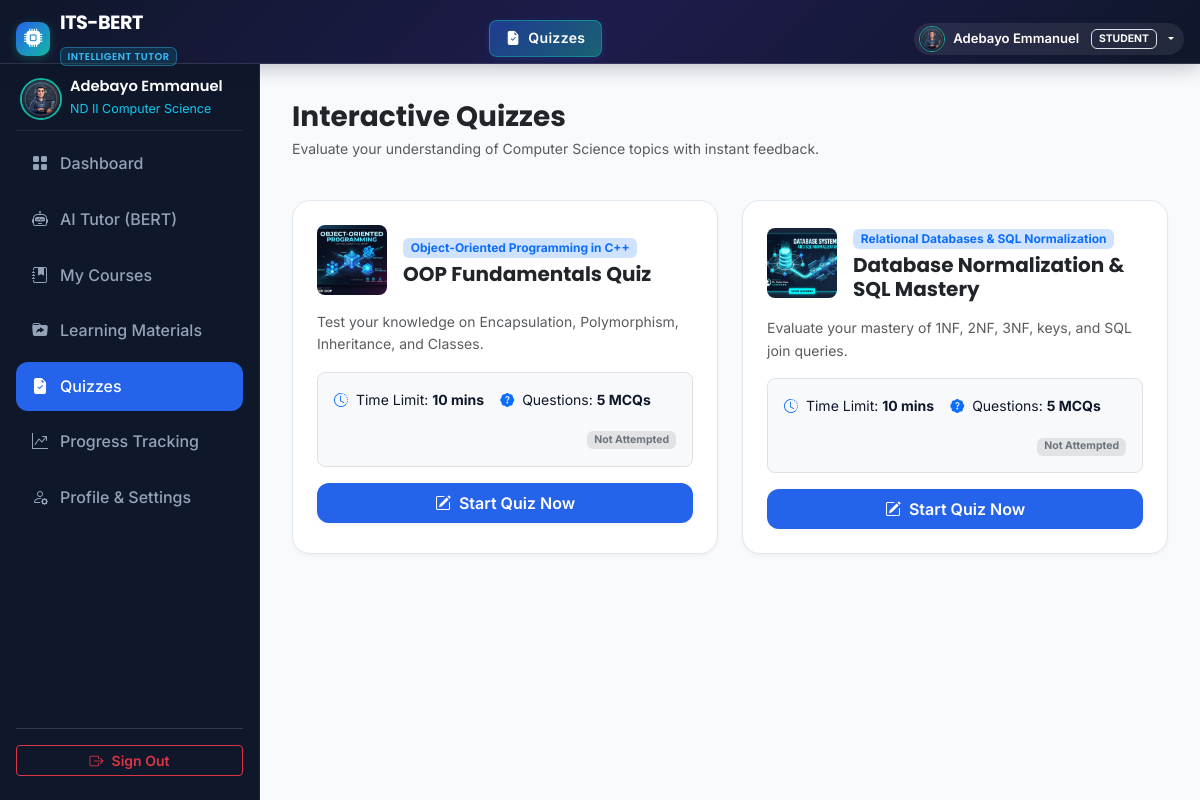
Screenshot of /quizzes.php (signed in) with the database file from the repository.
### tables this page shows
CREATE TABLE `students` (
  `id` INT AUTO_INCREMENT PRIMARY KEY,
  `user_id` INT NOT NULL,
  `student_id_code` VARCHAR(50) NOT NULL UNIQUE,
  `phone` VARCHAR(20) DEFAULT NULL,
  `department` VARCHAR(100) DEFAULT 'Computer Science',
  `created_at` DATETIME DEFAULT CURRENT_TIMESTAMP,
  FOREIGN KEY (`user_id`) REFERENCES `users`(`id`) ON DELETE CASCADE
);

CREATE TABLE `users` (
  `id` INT AUTO_INCREMENT PRIMARY KEY,
  `name` VARCHAR(100) NOT NULL,
  `email` VARCHAR(120) NOT NULL UNIQUE,
  `password` VARCHAR(255) NOT NULL,
  `role` ENUM('student', 'admin') NOT NULL DEFAULT 'student',
  `avatar` VARCHAR(255) DEFAULT NULL,
  `created_at` DATETIME DEFAULT CURRENT_TIMESTAMP
);

CREATE TABLE `quizzes` (
  `id` INT AUTO_INCREMENT PRIMARY KEY,
  `course_id` INT NOT NULL,
  `title` VARCHAR(150) NOT NULL,
  `description` TEXT DEFAULT NULL,
  `time_limit_mins` INT DEFAULT 10,
  `total_questions` INT DEFAULT 5,
  `created_at` DATETIME DEFAULT CURRENT_TIMESTAMP,
  FOREIGN KEY (`course_id`) REFERENCES `courses`(`id`) ON DELETE CASCADE
);

CREATE TABLE `courses` (
  `id` INT AUTO_INCREMENT PRIMARY KEY,
  `subject_id` INT DEFAULT NULL,
  `title` VARCHAR(150) NOT NULL,
  `code` VARCHAR(30) NOT NULL UNIQUE,
  `description` TEXT NOT NULL,
  `category` VARCHAR(50) NOT NULL DEFAULT 'Computer Science',
  `image` VARCHAR(255) DEFAULT 'course_oop.jpg',
  `instructor` VARCHAR(100) DEFAULT 'Dr. O. A. Bello',
  `total_lessons` INT DEFAULT 5,
  `created_at` DATETIME DEFAULT CURRENT_TIMESTAMP,
  FOREIGN KEY (`subject_id`) REFERENCES `subjects`(`id`) ON DELETE SET NULL
);

### config/auth.php (called while the page is built, shortened)
<?php
function is_logged_in() {
    return isset($_SESSION['user_id']) && !empty($_SESSION['user_id']);
}
function get_logged_user() {
    global $pdo;
    $userId = $_SESSION['user_id'];
    if (isset($pdo)) {
        try {
            $stmt = $pdo->prepare("SELECT u.*, s.id as student_id, s.student_id_code, a.id as admin_id FROM users u LEFT JOIN students s ON u.id = s.user_id LEFT JOIN admins a ON u.id = a.user_id WHERE u.id = ?");
            $stmt->execute([$userId]);
            $user = $stmt->fetch();
            if ($user) {
                return [
                    'id' => $user['id'],
                    'name' => $user['name'],
                    'email' => $user['email'],
                    'role' => $user['role'],
                    'avatar' => $user['avatar'] ?? null,
                    'student_id' => $user['student_id'] ?? null,
                    'student_code' => $user['student_id_code'] ?? null,
                    'admin_id' => $user['admin_id'] ?? null
                ];
            }
        } catch (Exception $e) {
        }
    }
    return [
        'id' => $_SESSION['user_id'],
        'name' => $_SESSION['user_name'] ?? $_SESSION['name'] ?? 'User',
        'email' => $_SESSION['user_email'] ?? $_SESSION['email'] ?? '',
        'role' => $_SESSION['user_role'] ?? $_SESSION['role'] ?? 'student',
        'avatar' => $_SESSION['user_avatar'] ?? null,
        'student_id' => $_SESSION['student_id'] ?? null,
        'student_code' => $_SESSION['student_code'] ?? null,
        'admin_id' => $_SESSION['admin_id'] ?? null
    ];
}

### config/settings_helper.php (called while the page is built, shortened)
<?php
function get_site_settings() {
    $file = __DIR__ . '/site_settings.json';
    $default = [
        'site_name' => 'ITS-BERT',
        'site_subtitle' => 'INTELLIGENT TUTOR',
        'site_tagline' => 'Learn Smarter with AI-Powered Tutoring',
        'hero_badge' => 'BERT NLP Transformer System',
        'hero_title' => 'Learn Smarter with AI-Powered Tutoring',
        'hero_subtitle' => 'An intelligent tutoring system powered by advanced Natural Language Processing to provide personalized learning assistance, instant answers, interactive quizzes, and progress tracking.',
        'logo_icon' => 'bi-cpu-fill',
        'logo_image' => '',
        'hero_bg_image' => 'hero_learning_bg.jpg',
        'footer_text' => 'ITS-BERT is an AI-driven Intelligent Tutoring System designed for Computer Science education.',
        'contact_email' => 'support@itsbert.edu.ng'
    ];
    if (file_exists($file)) {
        $content = file_get_contents($file);
        $data = json_decode($content, true);
        if (is_array($data)) {
            return array_merge($default, $data);
        }
    }
    return $default;
}

### quizzes.php (the view, shortened to what this page needs)
<?php
require_once 'config/db.php';
require_once 'config/auth.php';
$user = get_logged_user();
$studentId = $user['student_id'] ?? 1;
$stmt = $pdo->prepare("
  SELECT q.*, c.title as course_title, c.image as course_image,
         (SELECT MAX(percentage) FROM quiz_results WHERE quiz_id = q.id AND student_id = ?) as best_score,
         (SELECT COUNT(*) FROM quiz_results WHERE quiz_id = q.id AND student_id = ?) as attempts
  FROM quizzes q
  JOIN courses c ON q.course_id = c.id
  ORDER BY q.created_at ASC
");
$stmt->execute([$studentId, $studentId]);
$quizzes = $stmt->fetchAll();
require_once 'includes/header.php';
require_once 'includes/navbar.php';
?>
<div class="dashboard-layout">
  <?php require_once 'includes/sidebar.php'; ?>
  <main class="dash-main">
    <div class="container-fluid p-0">
      <div class="d-flex flex-column flex-md-row justify-content-between align-items-md-center mb-4">
        <div>
          <h3 class="fw-bold font-heading text-dark mb-1">Interactive Quizzes</h3>
          <p class="text-muted small">Evaluate your understanding of Computer Science topics with instant feedback.</p>
        </div>
      </div>
      <div class="row g-4">
        <?php foreach ($quizzes as $quiz): ?>
          <div class="col-lg-6">
            <div class="card-custom p-4 bg-white h-100">
              <div class="d-flex align-items-center gap-3 mb-3">
                <img src="assets/images/<?php echo htmlspecialchars($quiz['course_image']); ?>" class="rounded-3" width="70" height="70" style="object-fit: cover;">
                <div>
                  <span class="badge bg-primary-subtle text-primary mb-1"><?php echo htmlspecialchars($quiz['course_title']); ?></span>
                  <h5 class="fw-bold font-heading mb-0 text-dark"><?php echo htmlspecialchars($quiz['title']); ?></h5>
                </div>
              </div>
              <p class="text-muted small mb-3"><?php echo htmlspecialchars($quiz['description']); ?></p>
              <div class="d-flex flex-wrap gap-3 align-items-center mb-3 p-3 bg-light rounded-3 border">
                <div class="small"><i class="bi bi-clock-history text-primary me-1"></i> Time Limit: <strong><?php echo $quiz['time_limit_mins']; ?> mins</strong></div>
                <div class="small"><i class="bi bi-patch-question-fill text-primary me-1"></i> Questions: <strong><?php echo $quiz['total_questions']; ?> MCQs</strong></div>
                <div class="small ms-auto">
                  <?php if ($quiz['attempts'] > 0): ?>
                    <span class="badge bg-success-subtle text-success border border-success-subtle"><i class="bi bi-trophy-fill me-1"></i> Best Score: <?php echo $quiz['best_score']; ?>%</span>
                  <?php else: ?>
                    <span class="badge bg-secondary-subtle text-secondary">Not Attempted</span>
                  <?php endif; ?>
                </div>
              </div>
              <a href="take_quiz.php?id=<?php echo $quiz['id']; ?>" class="btn btn-primary-custom w-100 py-2">
                <i class="bi bi-pencil-square me-1"></i> <?php echo $quiz['attempts'] > 0 ? 'Retake Quiz' : 'Start Quiz Now'; ?>
              </a>
            </div>
          </div>
        <?php endforeach; ?>
      </div>
    </div>
  </main>
</div>
<?php require_once 'includes/portal_footer.php'; ?>

### includes/navbar.php (shortened to what this page needs)
<?php
require_once __DIR__ . '/../config/auth.php';
require_once __DIR__ . '/../config/settings_helper.php';
$site_settings = get_site_settings();
$user = get_logged_user();
$is_admin_dir = (strpos($_SERVER['SCRIPT_NAME'], '/admin/') !== false);
$base_path = $is_admin_dir ? '../' : '';
$currentPage = basename($_SERVER['PHP_SELF']);
$page_display_name = 'Home';
$page_display_icon = 'bi-house-door-fill';
if ($is_admin_dir) {
    switch ($currentPage) {
        case 'index.php':
            $page_display_name = 'Admin Overview';
            $page_display_icon = 'bi-speedometer2';
            break;
        case 'students.php':
            $page_display_name = 'Students';
            $page_display_icon = 'bi-people-fill';
            break;
        case 'questions.php':
            $page_display_name = 'Question Logs';
            $page_display_icon = 'bi-chat-left-dots-fill';
            break;
        case 'courses.php':
            $page_display_name = 'Courses';
            $page_display_icon = 'bi-journal-album';
            break;
        case 'quizzes.php':
            $page_display_name = 'Quizzes';
            $page_display_icon = 'bi-file-earmark-check-fill';
            break;
        case 'materials.php':
            $page_display_name = 'Resources';
            $page_display_icon = 'bi-folder-fill';
            break;
        case 'settings.php':
            $page_display_name = 'Site Settings';
            $page_display_icon = 'bi-gear-fill';
            break;
        default:
            $page_display_name = isset($page_title) ? $page_title : 'Admin';
            $page_display_icon = 'bi-speedometer2';
            break;
    }
} else {
    switch ($currentPage) {
        case 'quizzes.php':
        case 'take_quiz.php':
            $page_display_name = 'Quizzes';
            $page_display_icon = 'bi-file-earmark-check-fill';
            break;
    }
}
?>
<header class="portal-header">
  <div class="container-fluid px-3">
    <div class="d-flex align-items-center justify-content-between">
      <?php if ($user): ?>
        <div class="portal-brand">
          <?php if (!empty($site_settings['logo_image'])): ?>
            <img src="<?php echo $base_path; ?>assets/images/<?php echo htmlspecialchars($site_settings['logo_image']); ?>" height="34" class="rounded me-2" alt="Logo">
          <?php else: ?>
            <div class="portal-brand-icon">
              <i class="bi <?php echo htmlspecialchars($site_settings['logo_icon'] ?? 'bi-cpu-fill'); ?>"></i>
            </div>
          <?php endif; ?>
          <div>
            <span class="d-block leading-none fw-bold text-truncate" style="max-width: 140px;"><?php echo htmlspecialchars($site_settings['site_name']); ?></span>
            <span class="badge d-none d-md-inline-block fw-semibold" style="font-size: 0.62rem; letter-spacing: 0.5px; color: #38bdf8; background: rgba(14, 116, 144, 0.25); border: 1px solid rgba(56, 189, 248, 0.4);"><?php echo htmlspecialchars($site_settings['site_subtitle']); ?></span>
          </div>
        </div>
      <?php endif; ?>
      <?php if ($currentPage === 'index.php'): ?>
        <div class="d-none d-lg-flex align-items-center gap-1">
          <a href="<?php echo $base_path; ?>index.php" class="portal-nav-link active"><i class="bi bi-house-door-fill"></i> Home</a>
          <a href="#features" class="portal-nav-link"><i class="bi bi-star-fill"></i> Features</a>
          <a href="#courses" class="portal-nav-link"><i class="bi bi-journal-bookmark-fill"></i> Courses</a>
          <a href="#about" class="portal-nav-link"><i class="bi bi-info-circle-fill"></i> About</a>
          <?php if ($user): ?>
            <a href="<?php echo ($user['role'] === 'admin') ? $base_path . 'admin/index.php' : $base_path . 'dashboard.php'; ?>" class="portal-nav-link"><i class="bi bi-speedometer2"></i> Portal Dashboard</a>
          <?php else: ?>
            <a href="<?php echo $base_path; ?>ai_tutor.php" class="portal-nav-link"><i class="bi bi-robot"></i> Ask BERT</a>
          <?php endif; ?>
        </div>
      <?php else: ?>
        <div class="portal-selected-page d-flex align-items-center">
          <span class="portal-page-badge">
            <i class="bi <?php echo $page_display_icon; ?>"></i> <?php echo htmlspecialchars($page_display_name); ?>
          </span>
        </div>
      <?php endif; ?>
      <div class="d-flex align-items-center gap-2">
        <?php if ($user): ?>
          <?php
            $userAvatar = !empty($user['avatar']) ? $base_path . 'assets/images/' . htmlspecialchars($user['avatar']) : ($base_path . 'assets/images/' . (($user['role'] ?? '') === 'admin' ? 'ai_tutor_avatar.jpg' : 'student_avatar.jpg'));
          ?>
          <div class="dropdown">
            <button class="portal-user-pill border-0 dropdown-toggle" type="button" data-bs-toggle="dropdown" aria-expanded="false">
              <img src="<?php echo $userAvatar; ?>" class="portal-user-avatar" alt="Avatar">
              <span class="d-none d-sm-inline"><?php echo htmlspecialchars($user['name']); ?></span>
              <span class="badge bg-accent-subtle text-accent ms-1 border border-accent-subtle" style="font-size: 0.65rem;"><?php echo strtoupper($user['role'] ?? 'STUDENT'); ?></span>
            </button>
          </div>
        <?php endif; ?>
      </div>
    </div>
  </div>
</header>

### includes/sidebar.php
<?php
$currentPage = basename($_SERVER['PHP_SELF']);
$studentUser = get_logged_user();
$studentAvatar = !empty($studentUser['avatar']) ? 'assets/images/' . htmlspecialchars($studentUser['avatar']) : 'assets/images/student_avatar.jpg';
?>
<aside class="dash-sidebar" style="width: 260px;">
  <div>
    <div class="dash-sidebar-header">
      <div class="d-flex align-items-center gap-2 px-1">
        <img src="<?php echo $studentAvatar; ?>" alt="Student Avatar" class="rounded-circle flex-shrink-0" width="42" height="42" style="object-fit: cover; border: 2px solid var(--accent-color);">
        <div style="min-width: 0;">
          <h6 class="text-white mb-0 font-heading text-truncate" style="font-size: 0.92rem;"><?php echo htmlspecialchars($studentUser['name'] ?? 'Student'); ?></h6>
          <small class="text-info" style="font-size: 0.78rem;">ND II Computer Science</small>
        </div>
      </div>
    </div>
    <ul class="dash-menu">
      <li>
        <a href="dashboard.php" class="<?php echo ($currentPage == 'dashboard.php') ? 'active' : ''; ?>">
          <i class="bi bi-grid-fill"></i> Dashboard
        </a>
      </li>
      <li>
        <a href="ai_tutor.php" class="<?php echo ($currentPage == 'ai_tutor.php') ? 'active' : ''; ?>">
          <i class="bi bi-robot"></i> AI Tutor (BERT)
        </a>
      </li>
      <li>
        <a href="courses.php" class="<?php echo ($currentPage == 'courses.php' || $currentPage == 'course_view.php') ? 'active' : ''; ?>">
          <i class="bi bi-journal-bookmark-fill"></i> My Courses
        </a>
      </li>
      <li>
        <a href="materials.php" class="<?php echo ($currentPage == 'materials.php') ? 'active' : ''; ?>">
          <i class="bi bi-folder-symlink-fill"></i> Learning Materials
        </a>
      </li>
      <li>
        <a href="quizzes.php" class="<?php echo ($currentPage == 'quizzes.php' || $currentPage == 'take_quiz.php') ? 'active' : ''; ?>">
          <i class="bi bi-file-earmark-check-fill"></i> Quizzes
        </a>
      </li>
      <li>
        <a href="progress.php" class="<?php echo ($currentPage == 'progress.php') ? 'active' : ''; ?>">
          <i class="bi bi-graph-up-arrow"></i> Progress Tracking
        </a>
      </li>
      <li>
        <a href="profile.php" class="<?php echo ($currentPage == 'profile.php') ? 'active' : ''; ?>">
          <i class="bi bi-person-gear"></i> Profile & Settings
        </a>
      </li>
    </ul>
  </div>
  <div class="dash-sidebar-bottom">
    <a href="logout.php" class="btn btn-outline-danger btn-sm w-100 d-flex align-items-center justify-content-center gap-2 fw-semibold">
      <i class="bi bi-box-arrow-right"></i> Sign Out
    </a>
  </div>
</aside>

### rows the page displays
students: user.role (picture), user.name "Adebayo Emmanuel", user.role "STUDENT"
quizzes: course.image (picture), course.title "Object-Oriented Programming in C++", title "OOP Fundamentals Quiz", description "Test your knowledge on Encapsulation, Polymorphism, Inheritance, and Classes.", time_limit_mins "10", total_questions "5"
quizzes: course.image (picture), course.title "Relational Databases & SQL Normalization", title "Database Normalization & SQL Mastery", description "Evaluate your mastery of 1NF, 2NF, 3NF, keys, and SQL join queries.", time_limit_mins "10", total_questions "5"

### other values shown
$site_settings['site_name'] "ITS-BERT"
$site_settings['site_subtitle'] "INTELLIGENT TUTOR"
$page_display_name "Quizzes"
